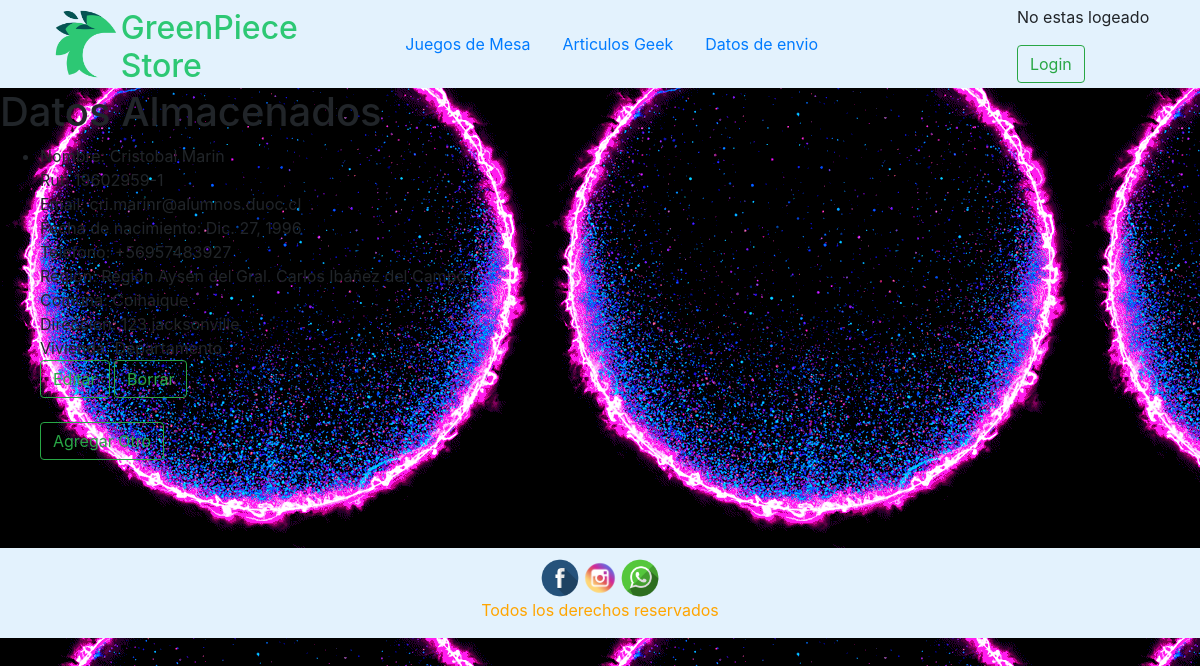
The app's page /formularios with its own data.
### PagVenta/models.py (models this page shows, shortened)
class Datos_Cliente(models.Model):
    nombre_completo = models.CharField(max_length=100)
    rut = models.CharField(max_length=10)
    email = models.CharField(max_length=70)
    fecha_nacimiento = models.DateField()
    telefono_contacto = models.CharField(max_length=12)
    region = models.TextField()
    comuna = models.TextField()
    direccion = models.TextField()
    vivienda = models.TextField()

### PagVenta/views.py (the view)
# urls.py: path('formularios',include('PagVenta.urls')),
def formularios(request):
    formularios = Datos_Cliente.objects.all()
    return render(request,"app/formularios.html",{'formularios': formularios})

### PagVenta/templates/app/formularios.html (shortened to what this page needs)
{% load staticfiles %}
<!DOCTYPE html>
<html lang="en">
<head>
    <link rel="stylesheet" href="{% static 'css/index.css' %}">
    <link rel="stylesheet" href="https://stackpath.bootstrapcdn.com/bootstrap/4.3.1/css/bootstrap.min.css">
</head>
<body>
    <div class="header">
        <div class="logo">
            <a href="index"><img class="logo" src="{% static 'img/logo-temporal.png' %}" alt="LOGO"></a>
            <a id="text-logo" href="index">
                <h2 id="name">GreenPiece <br> Store</h2>
            </a>
        </div>
        <div class="nav">
            <nav>
                <ul class="nav">
                    <li class="nav-item"><a class="nav-link" href="/juegos_mesa">Juegos de Mesa</a></li>
                    <li class="nav-item"><a class="nav-link" href="/articulos_geeks">Articulos Geek</a></li>
                    <li class="nav-item"><a class="nav-link" href="/formularios">Datos de envio</a></li>
                </ul>
            </nav>
        </div>
        <div>
            {% if user.is_authenticated %} Bienvenido {{ user.username }}!
            <p><a class="btn btn-outline-success my-2 my-sm-0" href="{% url 'logout' %}">Logout</a></p>
            {% else %}
            <p>No estas logeado</p>
            <a class="btn btn-outline-success my-2 my-sm-0" href="{% url 'login' %}">Login</a> {% endif %}
        </div>
    </div>
    <h1>Datos Almacenados</h1>
    <ul>
        {% if not formularios %}
        <li>No hay registros almacenados</li>
        <br><a href="/inscribir_formulario" class="btn btn-outline-success my-2 my-sm-0">Agregar</a> {% else %} {% for c in formularios %}
        <li>
            Nombre: {{c.nombre_completo}} <br>Rut: {{c.rut}} <br>Email: {{c.email}} <br>Fecha de nacimiento: {{c.fecha_nacimiento}} <br>Telefono: {{c.telefono_contacto}} <br>Region: {{c.region}} <br>Comuna: {{c.comuna}} <br>Direccion: {{c.direccion}}
            <br> {% if c.vivienda == '4' %}Vivienda:
            Departamento{% endif %}
            <br><a href="/editar_formulario/{{c.id}}" class="btn btn-outline-success my-2 my-sm-0">Editar</a>
            <a class="btn btn-outline-success my-2 my-sm-0" href="/borrar_formulario/{{c.id}}" onclick="return confirm('¿Seguro de borrar?');">
                Borrar</a>
        </li>
        {% endfor %}
        <br><a href="/inscribir_formulario" class="btn btn-outline-success my-2 my-sm-0">Agregar Otro</a> {% endif %}
    </ul>
    <br><br><br>
    <footer id="fondo">
        <div id="rss">
            <img id="rss_img1" src="../../../static/img/Logo-face.png" alt="">
            <img id="rss_img2" src="../../../static/img/Logo-insta.png" alt="">
            <img id="rss_img3" src="../../../static/img/Logo-wsp.png" alt="">
        </div>
        <div id="derechos">
            <p>Todos los derechos reservados</p>
        </div>
    </footer>
</body>
</html>

### static/css/index.css (style rules this page uses)
.header { width: 100%; background-color: #e3f2fd; display: flex; justify-content: space-around; align-items: center; border: 5px solid; border-color: transparent; position: sticky; top: 0; z-index: 100; }
.logo { height: 70px; float: left; display: flex; }
.nav { align-items: center; }
body { background-image: url(/img/giphy.gif); }
#name { color: rgb(45, 200, 116); }
#text-logo { color: transparent; }
#rss_img1, #rss_img2, #rss_img3 { width: 40px; height: 40px; }
#rss { display: flex; justify-content: center; padding-top: 10px; }
#derechos { display: flex; justify-content: center; color: orange; }
#fondo { background-color: #e3f2fd; }

### records on screen
Datos_Cliente: nombre_completo "Cristobal Marin", rut "19602959-1", email "cri.marinr@alumnos.duoc.cl", fecha_nacimiento "Dic. 27, 1996", telefono_contacto "+56957483927", region "Región Aysén del Gral. Carlos Ibáñez del Campo", comuna "Coihaique", direccion "123 jacksonville", vivienda "Vivienda: Departamento"
